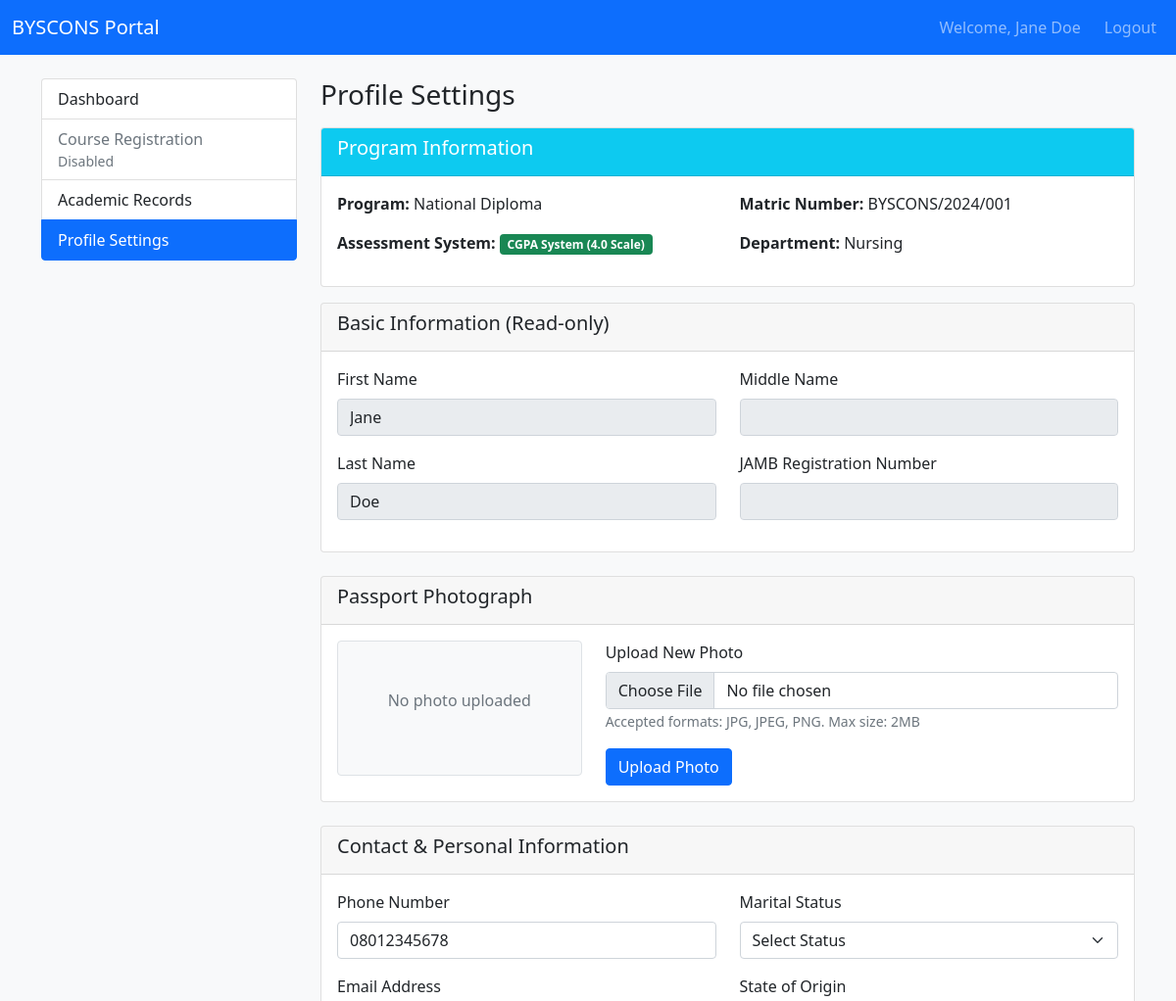
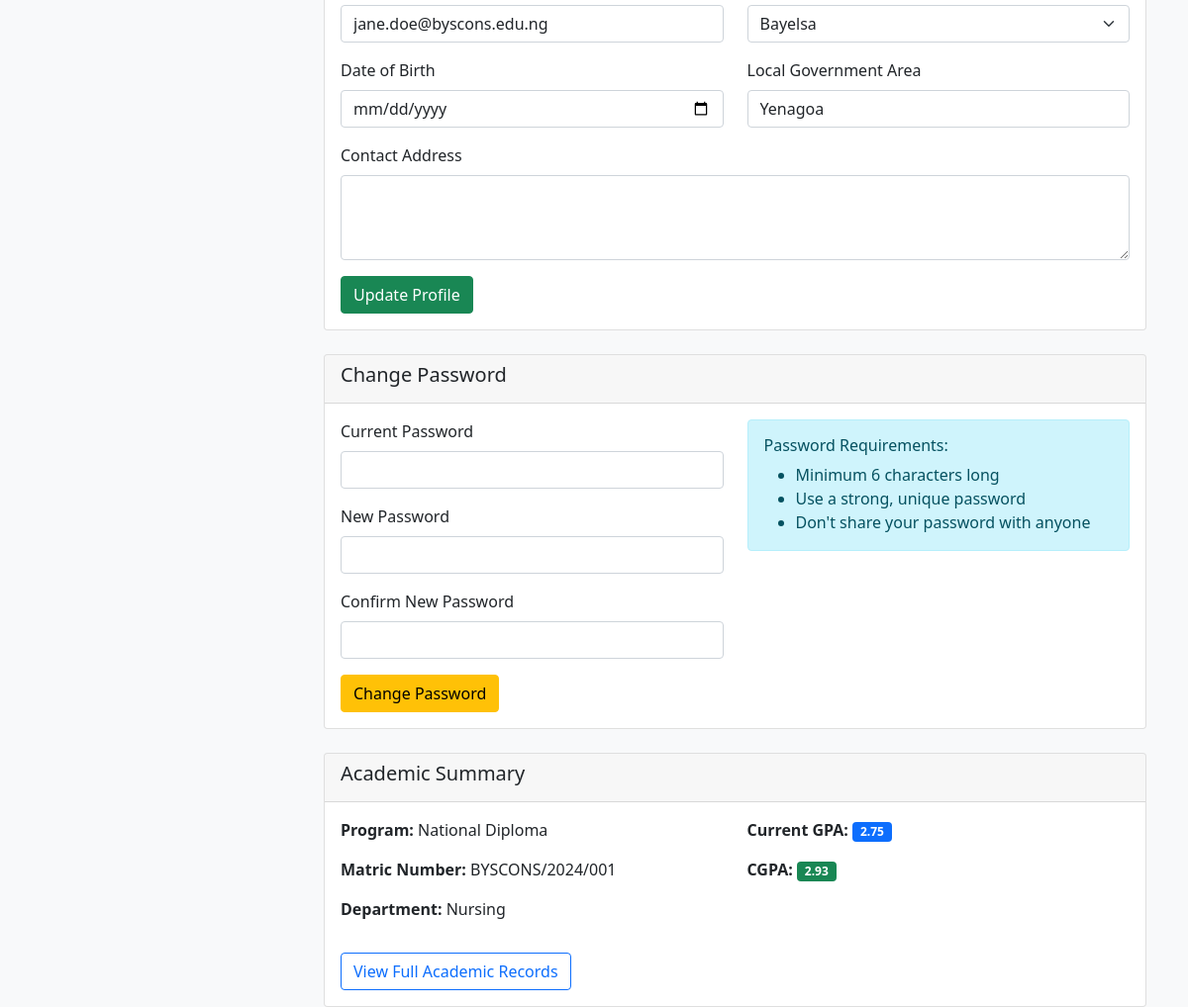
The app's page /profile_settings.php (signed in) with its own data (2 pictures, top to bottom).
### tables this page shows
CREATE TABLE `students` (
  `id` int(11) NOT NULL,
  `matric_number` varchar(20) NOT NULL,
  `last_name` varchar(50) NOT NULL,
  `first_name` varchar(50) NOT NULL,
  `middle_name` varchar(50) DEFAULT NULL,
  `marital_status` varchar(20) DEFAULT NULL,
  `date_of_birth` date DEFAULT NULL,
  `department` varchar(100) DEFAULT NULL,
  `program` varchar(50) DEFAULT 'National Diploma',
  `state_of_origin` varchar(50) DEFAULT NULL,
  `local_govt_area` varchar(50) DEFAULT NULL,
  `jamb_reg_number` varchar(20) DEFAULT NULL,
  `phone` varchar(15) DEFAULT NULL,
  `email` varchar(100) DEFAULT NULL,
  `contact_address` text DEFAULT NULL,
  `passport` varchar(255) DEFAULT NULL,
  `password` varchar(255) DEFAULT 'student123',
  `created_at` timestamp NOT NULL DEFAULT current_timestamp()
);

### config.php (called while the page is built, shortened)
<?php
function calculateGPA($student_id, $pdo) {
    $stmt = $pdo->prepare("SELECT program FROM students WHERE id = ?");
    $stmt->execute([$student_id]);
    $student = $stmt->fetch();
    $stmt = $pdo->prepare("SELECT AVG(grade_point) as gpa FROM results WHERE student_id = ?");
    $stmt->execute([$student_id]);
    $result = $stmt->fetch();
    return $result['gpa'] ? round($result['gpa'], 2) : 0.00;
}
function calculateCGPA($student_id, $pdo) {
    $stmt = $pdo->prepare("SELECT program FROM students WHERE id = ?");
    $stmt->execute([$student_id]);
    $student = $stmt->fetch();
    $stmt = $pdo->prepare("
        SELECT SUM(r.grade_point * c.credit_unit) / SUM(c.credit_unit) as cgpa
        FROM results r
        JOIN courses c ON r.course_id = c.id
        WHERE r.student_id = ?
    ");
    $stmt->execute([$student_id]);
    $result = $stmt->fetch();
    return $result['cgpa'] ? round($result['cgpa'], 2) : 0.00;
}
?>

### profile_settings.php (the view, shortened to what this page needs)
<?php
require_once 'config.php';
$student_id = $_SESSION['student_id'];
$stmt = $pdo->prepare("SELECT * FROM students WHERE id = ?");
$stmt->execute([$student_id]);
$student = $stmt->fetch();
$nigerian_states = [
    'Abia', 'Adamawa', 'Akwa Ibom', 'Anambra', 'Bauchi', 'Bayelsa', 'Benue', 'Borno',
    'Cross River', 'Delta', 'Ebonyi', 'Edo', 'Ekiti', 'Enugu', 'FCT', 'Gombe',
    'Imo', 'Jigawa', 'Kaduna', 'Kano', 'Katsina', 'Kebbi', 'Kogi', 'Kwara',
    'Lagos', 'Nasarawa', 'Niger', 'Ogun', 'Ondo', 'Osun', 'Oyo', 'Plateau',
    'Rivers', 'Sokoto', 'Taraba', 'Yobe', 'Zamfara'
];
?>
<!DOCTYPE html>
<html lang="en">
<head>
    <link href="https://cdn.jsdelivr.net/npm/bootstrap@5.1.3/dist/css/bootstrap.min.css" rel="stylesheet">
</head>
<body class="bg-light">
    <nav class="navbar navbar-expand-lg navbar-dark bg-primary">
        <div class="container-fluid">
            <a class="navbar-brand" href="dashboard.php">BYSCONS Portal</a>
            <div class="navbar-nav ms-auto">
                <span class="navbar-text me-3">Welcome, <?php echo $_SESSION['student_name']; ?></span>
                <a class="nav-link" href="logout.php">Logout</a>
            </div>
        </div>
    </nav>
    <div class="container mt-4">
        <div class="row">
            <div class="col-md-3">
                <div class="list-group">
                    <a href="dashboard.php" class="list-group-item list-group-item-action">Dashboard</a>
                    <div class="list-group-item list-group-item-action disabled">
                        Course Registration
                        <small class="d-block text-muted">Disabled</small>
                    </div>
                    <a href="academic_records.php" class="list-group-item list-group-item-action">Academic Records</a>
                    <a href="profile_settings.php" class="list-group-item list-group-item-action active">Profile Settings</a>
                </div>
            </div>
            <div class="col-md-9">
                <h3>Profile Settings</h3>
                <div class="card mt-3">
                    <div class="card-header bg-info text-white">
                        <h5>Program Information</h5>
                    </div>
                    <div class="card-body">
                        <div class="row">
                            <div class="col-md-6">
                                <p><strong>Program:</strong> <?php echo $student['program']; ?></p>
                                <p><strong>Assessment System:</strong>
                                    <?php if ($student['program'] == 'National Diploma'): ?>
                                        <span class="badge bg-success">CGPA System (4.0 Scale)</span>
                                    <?php else: ?>
                                        <span class="badge bg-primary">Grade-Only System</span>
                                    <?php endif; ?>
                                </p>
                            </div>
                            <div class="col-md-6">
                                <p><strong>Matric Number:</strong> <?php echo $student['matric_number']; ?></p>
                                <p><strong>Department:</strong> <?php echo $student['department']; ?></p>
                            </div>
                        </div>
                    </div>
                </div>
                <div class="card mt-3">
                    <div class="card-header">
                        <h5>Basic Information (Read-only)</h5>
                    </div>
                    <div class="card-body">
                        <div class="row">
                            <div class="col-md-6">
                                <div class="mb-3">
                                    <label class="form-label">First Name</label>
                                    <input type="text" class="form-control" value="<?php echo $student['first_name']; ?>" readonly>
                                </div>
                                <div class="mb-3">
                                    <label class="form-label">Last Name</label>
                                    <input type="text" class="form-control" value="<?php echo $student['last_name']; ?>" readonly>
                                </div>
                            </div>
                            <div class="col-md-6">
                                <div class="mb-3">
                                    <label class="form-label">Middle Name</label>
                                    <input type="text" class="form-control" value="<?php echo $student['middle_name']; ?>" readonly>
                                </div>
                                <div class="mb-3">
                                    <label class="form-label">JAMB Registration Number</label>
                                    <input type="text" class="form-control" value="<?php echo $student['jamb_reg_number']; ?>" readonly>
                                </div>
                            </div>
                        </div>
                    </div>
                </div>
                <div class="card mt-4">
                    <div class="card-header">
                        <h5>Passport Photograph</h5>
                    </div>
                    <div class="card-body">
                        <div class="row">
                            <div class="col-md-4">
                                <?php if ($student['passport']): ?>
                                    <img src="uploads/<?php echo $student['passport']; ?>" class="img-thumbnail" width="200">
                                <?php else: ?>
                                    <div class="bg-light border rounded p-5 text-center">
                                        <p class="text-muted">No photo uploaded</p>
                                    </div>
                                <?php endif; ?>
                            </div>
                            <div class="col-md-8">
                                <form method="POST" enctype="multipart/form-data">
                                    <div class="mb-3">
                                        <label class="form-label">Upload New Photo</label>
                                        <input type="file" class="form-control" name="passport" accept=".jpg,.jpeg,.png">
                                        <small class="text-muted">Accepted formats: JPG, JPEG, PNG. Max size: 2MB</small>
                                    </div>
                                    <button type="submit" class="btn btn-primary">Upload Photo</button>
                                </form>
                            </div>
                        </div>
                    </div>
                </div>
                <div class="card mt-4">
                    <div class="card-header">
                        <h5>Contact & Personal Information</h5>
                    </div>
                    <div class="card-body">
                        <form method="POST">
                            <div class="row">
                                <div class="col-md-6">
                                    <div class="mb-3">
                                        <label class="form-label">Phone Number</label>
                                        <input type="text" class="form-control" name="phone" value="<?php echo $student['phone']; ?>">
                                    </div>
                                    <div class="mb-3">
                                        <label class="form-label">Email Address</label>
                                        <input type="email" class="form-control" name="email" value="<?php echo $student['email']; ?>">
                                    </div>
                                    <div class="mb-3">
                                        <label class="form-label">Date of Birth</label>
                                        <input type="date" class="form-control" name="date_of_birth" value="<?php echo $student['date_of_birth']; ?>">
                                    </div>
                                </div>
                                <div class="col-md-6">
                                    <div class="mb-3">
                                        <label class="form-label">Marital Status</label>
                                        <select class="form-select" name="marital_status">
                                            <option value="">Select Status</option>
                                        </select>
                                    </div>
                                    <div class="mb-3">
                                        <label class="form-label">State of Origin</label>
                                        <select class="form-select" name="state_of_origin">
                                            <?php foreach ($nigerian_states as $state): ?>
                                                <option value="<?php echo $state; ?>" <?php echo $student['state_of_origin'] == $state ? 'selected' : ''; ?>><?php echo $state; ?></option>
                                            <?php endforeach; ?>
                                        </select>
                                    </div>
                                    <div class="mb-3">
                                        <label class="form-label">Local Government Area</label>
                                        <input type="text" class="form-control" name="local_govt_area" value="<?php echo $student['local_govt_area']; ?>">
                                    </div>
                                </div>
                            </div>
                            <div class="mb-3">
                                <label class="form-label">Contact Address</label>
                                <textarea class="form-control" name="contact_address" rows="3"><?php echo $student['contact_address']; ?></textarea>
                            </div>
                            <button type="submit" name="update_profile" class="btn btn-success">Update Profile</button>
                        </form>
                    </div>
                </div>
                <div class="card mt-4">
                    <div class="card-header">
                        <h5>Change Password</h5>
                    </div>
                    <div class="card-body">
                        <form method="POST">
                            <div class="row">
                                <div class="col-md-6">
                                    <div class="mb-3">
                                        <label class="form-label">Current Password</label>
                                        <input type="password" class="form-control" name="current_password" required>
                                    </div>
                                    <div class="mb-3">
                                        <label class="form-label">New Password</label>
                                        <input type="password" class="form-control" name="new_password" required>
                                    </div>
                                    <div class="mb-3">
                                        <label class="form-label">Confirm New Password</label>
                                        <input type="password" class="form-control" name="confirm_password" required>
                                    </div>
                                    <button type="submit" name="change_password" class="btn btn-warning">Change Password</button>
                                </div>
                                <div class="col-md-6">
                                    <div class="alert alert-info">
                                        <h6>Password Requirements:</h6>
                                        <ul class="mb-0">
                                            <li>Minimum 6 characters long</li>
                                            <li>Use a strong, unique password</li>
                                            <li>Don't share your password with anyone</li>
                                        </ul>
                                    </div>
                                </div>
                            </div>
                        </form>
                    </div>
                </div>
                <div class="card mt-4">
                    <div class="card-header">
                        <h5>Academic Summary</h5>
                    </div>
                    <div class="card-body">
                        <div class="row">
                            <div class="col-md-6">
                                <p><strong>Program:</strong> <?php echo $student['program']; ?></p>
                                <p><strong>Matric Number:</strong> <?php echo $student['matric_number']; ?></p>
                                <p><strong>Department:</strong> <?php echo $student['department']; ?></p>
                            </div>
                            <div class="col-md-6">
                                <?php if ($student['program'] == 'National Diploma'): ?>
                                    <?php
                                    $gpa = calculateGPA($student_id, $pdo);
                                    $cgpa = calculateCGPA($student_id, $pdo);
                                    ?>
                                    <p><strong>Current GPA:</strong>
                                        <span class="badge bg-primary"><?php echo $gpa ?: '0.00'; ?></span>
                                    </p>
                                    <p><strong>CGPA:</strong>
                                        <span class="badge bg-success"><?php echo $cgpa ?: '0.00'; ?></span>
                                    </p>
                                <?php endif; ?>
                            </div>
                        </div>
                        <div class="mt-3">
                            <a href="academic_records.php" class="btn btn-outline-primary">View Full Academic Records</a>
                        </div>
                    </div>
                </div>
            </div>
        </div>
    </div>
</body>
</html>

### records on screen
students: program "National Diploma", matric_number "BYSCONS/2024/001", department "Nursing", first_name "Jane", last_name "Doe", phone "08012345678", email "jane.doe@byscons.edu.ng", state_of_origin "Bayelsa", local_govt_area "Yenagoa"

### other values on screen
$_SESSION['student_name'] "Jane Doe"
$gpa ?: '0.00' "2.75"
$cgpa ?: '0.00' "2.93"
